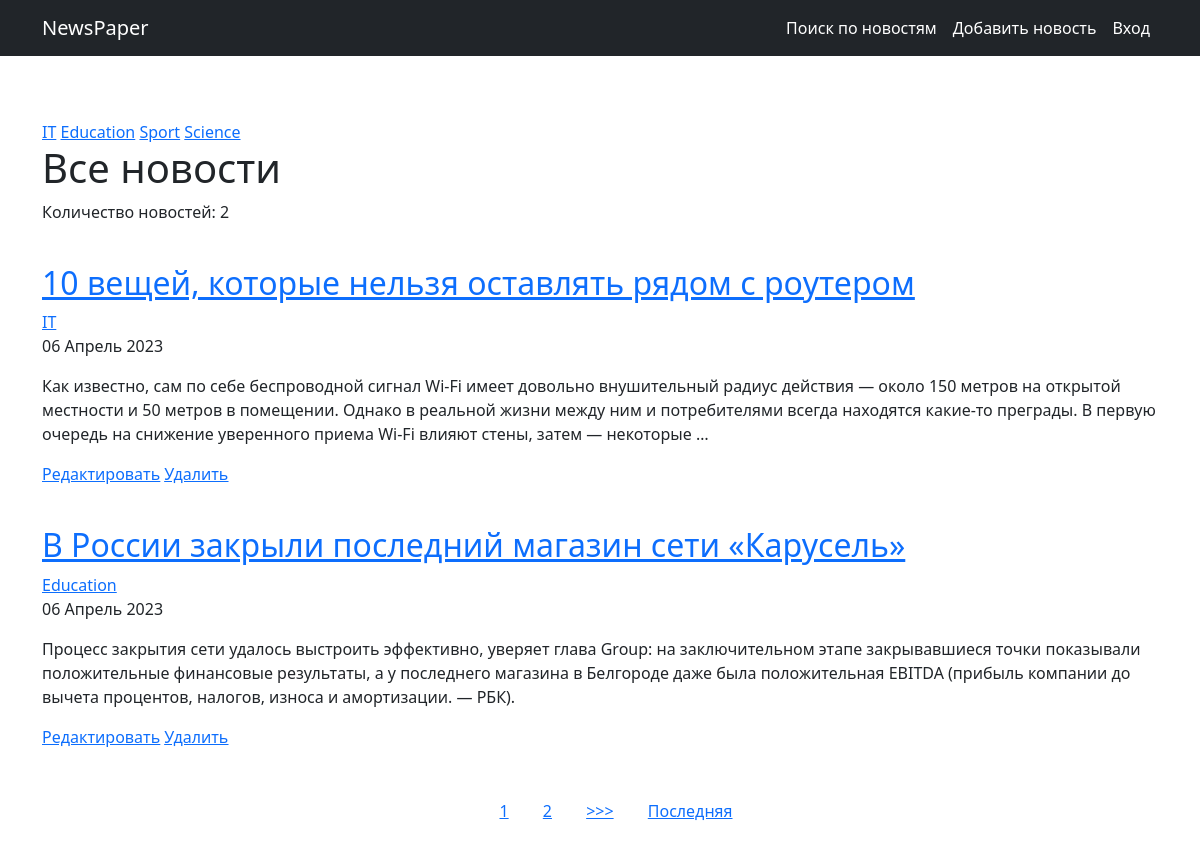
Page /news/ on the committed database.
### news/models.py (models this page shows, shortened)
class Category(models.Model):
    name = models.CharField(max_length=255, unique=True)
    subscribers = models.ManyToManyField(User, blank=True)
    class Meta:
        verbose_name = 'Категория новости'
        verbose_name_plural = 'Категории новостей'
        ordering = ['id']

class Post(models.Model):
    author = models.ForeignKey(Author, on_delete=models.CASCADE)
    postCategory = models.ManyToManyField(Category, through='PostCategory')
    ARTICLE = 'AR'
    NEWS = 'NW'
    categoryType = models.CharField(max_length=2, choices=[(ARTICLE, 'статья'), (NEWS, 'новость')], default=ARTICLE)
    datetimeCreation = models.DateTimeField(auto_now_add=True)
    postTitle = models.CharField(max_length=255)
    postText = models.TextField()
    postRating = models.FloatField(default=0.0)
    class Meta:
        verbose_name = 'Новость'
        verbose_name_plural = 'Новости'
        ordering = ['datetimeCreation']

### news/views.py (the view)
# urls.py: path('', cache_page(100)(PostList.as_view()), name='news'),
class PostList(ListView):
    model = Post  # указываем модель, объекты которой мы будем выводить
    template_name = 'news.html'  # указываем имя шаблона, в котором будет лежать HTML,
    context_object_name = 'news'  # это имя списка, в котором будут лежать все объекты,
    queryset = Post.objects.order_by('-id')
    paginate_by = 2
    def get_context_data(self, **kwargs):
        context = super().get_context_data(**kwargs)
        context['categories'] = Category.objects.all()
        return context

### news/templatetags/custom_filters.py (called while the page is built)
@register.filter(name='censor')  # регистрируем наш фильтр под именем multiply, чтоб django понимал,
def censor(value, arg):  # первый аргумент здесь — это то значение, к которому надо применить фильтр,
    res = re.sub(r'(?i)какашка(?=\W)', arg, value)
    res1 = re.sub(r'(?i)букашка(?=\W)', arg, res)
    return res1

### templates/news.html (shortened to what this page needs)
{% extends 'flatpages/default.html' %}
{% load custom_filters %}
{% block content %}
    {% load cache %}
        {% cache 30 header %}
            {% for category in categories %}
                <a href="{% url 'category_detail' category.id %}"> {{ category.name }}</a>
            {% endfor %}
        {% endcache %}
    <h1>Все новости</h1>
    <p>Количество новостей: {{ news|length }}</p>
    {% for newsdetail in news %}
        <h2 class="news-title"> <a href="{% url 'newsdetail' newsdetail.id %}">{{ newsdetail.postTitle|censor:'***' }}</a> </h2>
        {% for category in newsdetail.postCategory.all %}
            <a href="{% url 'category_detail' category.id %}">{{ category.name }}</a>
        {% endfor %}
        <p>{{ newsdetail.datetimeCreation|date:'d F Y' }}</p>
        <p>{{ newsdetail.postText|truncatewords:50|censor:'***' }}</p>
        <a href="{% url 'news_edit' newsdetail.id %}"><u>Редактировать</u></a>
        <a href="{% url 'news_delete' newsdetail.id %}"><u>Удалить</u></a>
    {% endfor %}
{% if is_paginated %}
<nav class="list-pages">
    <ul>
    {% for num in page_obj.paginator.page_range %}
        {% if page_obj.number == num %}
            <li class="page-num">
                <a>{{ num }}</a>
            </li>
        {% elif num > page_obj.number|add:'-2' and num < page_obj.number|add:'2' %}
            <li class="page-num">
                <a href="?page={{ num }}">{{ num }}</a>
            </li>
        {% endif %}
    {% endfor %}
    {% if page_obj.has_next %}
        <li class="page-num">
            <a href="?page={{ page_obj.next_page_number }}">>>></a>
        </li>
        <li class="page-num">
            <a href="?page={{ page_obj.paginator.num_pages }}">Последняя</a>
        </li>
    {% endif %}
    </ul>
</nav>
{% endif %}
{% endblock content %}

### rows in the picture
Category: name "IT"
Category: name "Education"
Category: name "Sport"
Category: name "Science"
Post: postTitle|censor "10 вещей, которые нельзя оставлять рядом с роутером", datetimeCreation "06 Апрель 2023", postText|censor "Как известно, сам по себе беспроводной сигнал Wi-Fi имеет довольно внушительный радиус действия — около 150 метров на открытой местности и 50 метров в помещении. Однако в реальной жизни между ним и потребителями всегда находятся какие-то преграды. В первую очередь на снижение уверенного приема Wi-Fi влияют стены, затем — некоторые …"
Post: postTitle|censor "В России закрыли последний магазин сети «Карусель»", datetimeCreation "06 Апрель 2023", postText|censor "Процесс закрытия сети удалось выстроить эффективно, уверяет глава Group: на заключительном этапе закрывавшиеся точки показывали положительные финансовые результаты, а у последнего магазина в Белгороде даже была положительная EBITDA (прибыль компании до вычета процентов, налогов, износа и амортизации. — РБК)."

### other values in the picture
{{ news|length }} "2"
{{ num }} "1"
{{ num }} "2"
